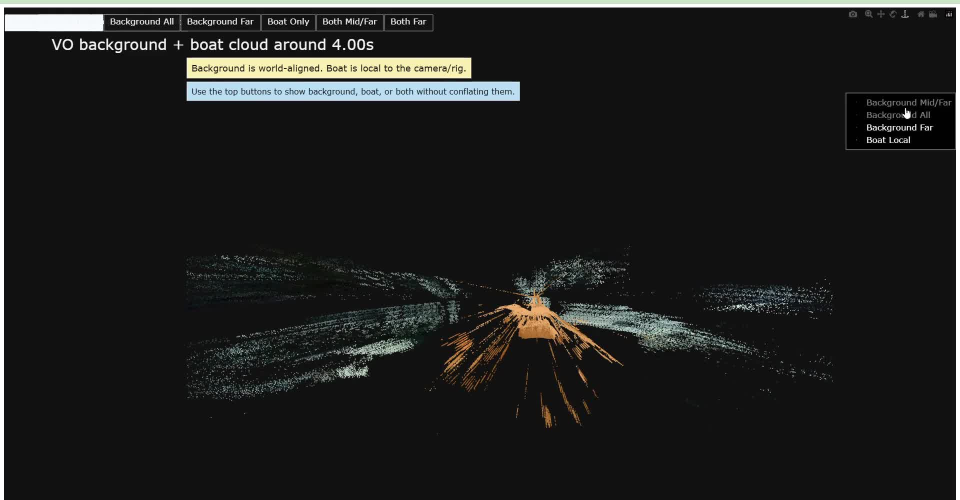
#> input picture assets/examples/example_scene_pan_frame.jpg, 1920 x 1000 px (shown at 1/2 size)
$ python pick_known_distance_point.py --image ../assets/examples/example_scene_pan_frame.jpg --output out.png
#> lines starting #> are read from the running program, lines starting #| are printed output that depends on the picture
from __future__ import annotations

import argparse
import json
from pathlib import Path

import cv2
import numpy as np


def parse_args() -> argparse.Namespace:
    parser = argparse.ArgumentParser(description="Click a known-distance point and save its image coordinates.")
    parser.add_argument("--image", required=True, type=str, help="Path to the reference image.")
    parser.add_argument("--output", required=True, type=str, help="Where to save the picked point JSON.")
    parser.add_argument("--label", default="known_distance_point", type=str, help="Label stored in the JSON output.")
    parser.add_argument(
        "--max_display_width",
        default=1600,
        type=int,
        help="Resize the image for display if it is wider than this.",
    )
    return parser.parse_args()


def main() -> None:
    args = parse_args()
    image_path = Path(args.image).resolve()
    output_path = Path(args.output).resolve()
    image_bgr = cv2.imread(str(image_path), cv2.IMREAD_COLOR)
#> image_bgr is the input picture: shape (1000, 1920, 3); mean B, G, R 31.3, 32.4, 31.8
    if image_bgr is None:
        raise FileNotFoundError(f"Could not read image: {image_path}")

    height, width = image_bgr.shape[:2]
#> height = 1000; width = 1920
    display_scale = min(1.0, float(args.max_display_width) / float(width))
#> display_scale = 0.833
    if display_scale < 1.0:
        display_bgr = cv2.resize(
            image_bgr,
            (int(round(width * display_scale)), int(round(height * display_scale))),
            interpolation=cv2.INTER_AREA,
        )
    else:
        display_bgr = image_bgr.copy()

    selected_point: dict[str, int] = {}
    window_name = "Pick Known-Distance Point"

    def redraw() -> None:
        canvas = display_bgr.copy()
        instructions = [
            "Left click: select point",
            "Enter or S: save",
            "U: clear selection",
            "Esc or Q: quit",
        ]
        for idx, text in enumerate(instructions):
            y = 32 + idx * 28
            cv2.putText(canvas, text, (18, y), cv2.FONT_HERSHEY_SIMPLEX, 0.8, (0, 0, 0), 4, cv2.LINE_AA)
            cv2.putText(canvas, text, (18, y), cv2.FONT_HERSHEY_SIMPLEX, 0.8, (255, 255, 255), 2, cv2.LINE_AA)
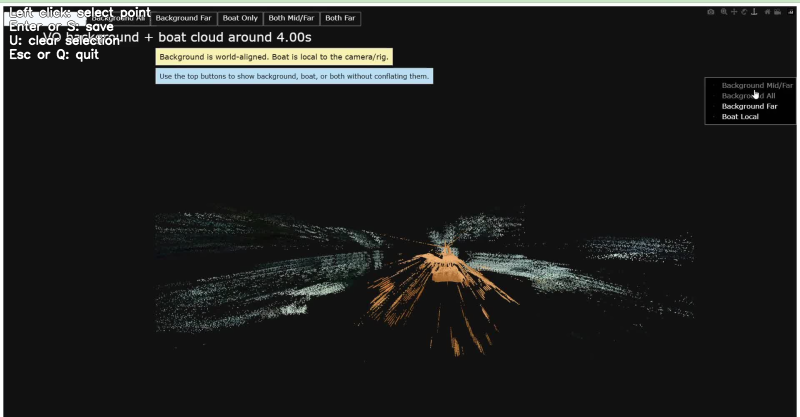
#> canvas: shape (833, 1600, 3) (shown at 1/2 size); mean B, G, R 32, 33.1, 32.5

        if selected_point:
            x_disp = int(round(selected_point["x"] * display_scale))
            y_disp = int(round(selected_point["y"] * display_scale))
            cv2.drawMarker(
                canvas,
                (x_disp, y_disp),
                (0, 255, 255),
                markerType=cv2.MARKER_CROSS,
                markerSize=28,
                thickness=2,
            )
            label = f"{args.label}: ({selected_point['x']}, {selected_point['y']})"
            cv2.putText(canvas, label, (18, canvas.shape[0] - 24), cv2.FONT_HERSHEY_SIMPLEX, 0.8, (0, 0, 0), 4, cv2.LINE_AA)
            cv2.putText(
                canvas,
                label,
                (18, canvas.shape[0] - 24),
                cv2.FONT_HERSHEY_SIMPLEX,
                0.8,
                (255, 255, 255),
                2,
                cv2.LINE_AA,
            )

        cv2.imshow(window_name, canvas)

    def on_mouse(event: int, x: int, y: int, flags: int, param: object) -> None:
        del flags, param
        if event != cv2.EVENT_LBUTTONDOWN:
            return
        selected_point["x"] = int(round(x / display_scale))
        selected_point["y"] = int(round(y / display_scale))
        redraw()

    cv2.namedWindow(window_name, cv2.WINDOW_NORMAL)
    cv2.setMouseCallback(window_name, on_mouse)
    redraw()

    while True:
        key = cv2.waitKey(20) & 0xFF
#> (key q is pressed here)
        if key in (27, ord("q")):
            break
        if key == ord("u"):
            selected_point.clear()
            redraw()
            continue
        if key in (13, ord("s")) and selected_point:
            payload = {
                "image_path": str(image_path),
                "label": args.label,
                "x": int(selected_point["x"]),
                "y": int(selected_point["y"]),
                "image_width": int(width),
                "image_height": int(height),
            }
            output_path.parent.mkdir(parents=True, exist_ok=True)
            output_path.write_text(json.dumps(payload, indent=2), encoding="utf-8")
            print(output_path)
            break

    cv2.destroyAllWindows()


if __name__ == "__main__":
    main()
